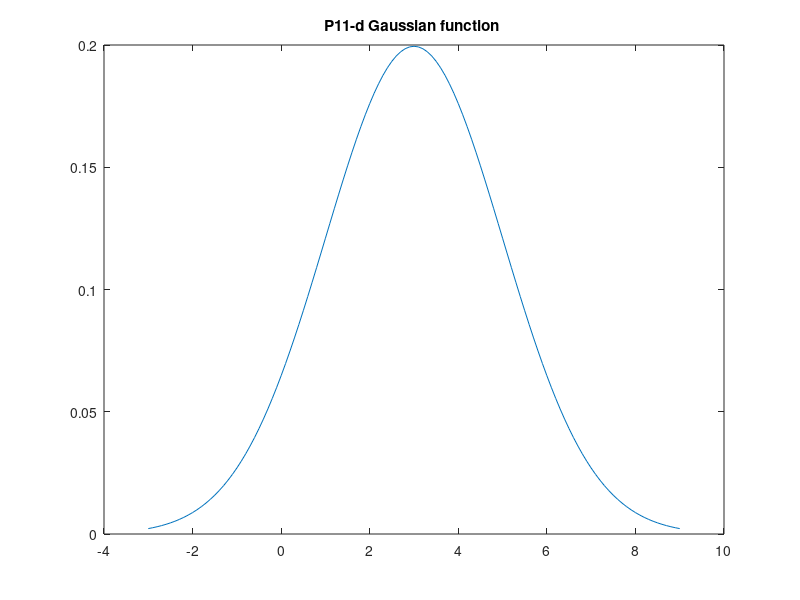
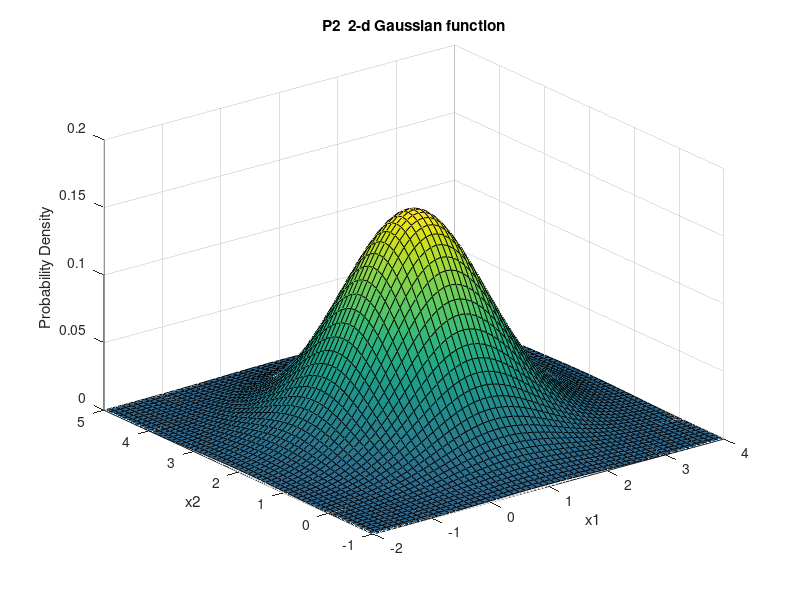

These figures' MATLAB source, in order: (Note: this script raises an error after producing the figures.)
% HW1 p1

x = [-3:.1:9]; % range
norm = normpdf(x,3,2); % range, avg, stddev
figure;
plot(x,norm);
title('P11-d Gaussian function ');

% HW1 p2
figure;
mu = [1 2];
Sigma = [1 0; 0 1]; % covariance
x1 = -2:.1:4; x2 = -1:.1:5; % (min, step , max)
[X1,X2] = meshgrid(x1,x2); 
F = mvnpdf([X1(:) X2(:)],mu,Sigma);
F = reshape(F,length(x2),length(x1));
surf(x1,x2,F);
caxis([min(F(:))-.5*range(F(:)),max(F(:))]);
axis([-2 4 -1 5 0 .2]);
xlabel('x1'); ylabel('x2'); zlabel('Probability Density');
title('P2  2-d Gaussian function');

% HW1 p3
rng default;
r= normrnd(0,1,10000,1); % mu, sigma, x = 100000 y = 1 (2d array)
figure;
histogram(r);
title('P3 1-d Gaussian random data');

% HW1 p4
mu = [1 2];
sigma = [3 0; 0 4];
rng default;  % For reproducibility
R = mvnrnd(mu,sigma,10000);
figure;
plot(R(:,1),R(:,2),'.');
title('P4 2-d Gaussian random data');
figure;
hist3([R(:,1),R(:,2)],'CDataMode','auto','FaceColor','interp','Ctrs', {-8:0.2:10 -10:0.2:14} );
title('P4 2-d Gaussian random data');
[n,z] = hist3([R(:,1),R(:,2)]);
%HW1 p5
figure;
contour(z{1},z{2},n);
title('P5 2-d Gaussian random data contour');

%HW1 p6
figure;
fplot(@(x) x-1)
title('P6 y=x-1');

%HW1 p7
figure;
ezplot('x^2 + y^2 - 1')
title('P7 x^2+y^2=1');

%HW1 p8
figure;
ezplot('x^2+y^2/4-1')
title('P8 x^2+y^2/4=1');

%HW1 p9
figure;
ezplot('x^2-y^2/4-1')
title('P9 x^2-y^2/4=1');

%HW1 p10
figure;
x=0:0.1:10
y = 2*x
plot(x,y,'.');
title('P10 2x-y=0')

%HW1 p11
figure;
x = -2:0.08:2;
py = sqrt(4-x.^2);
ny = -1* sqrt(4-x.^2);
plot([x x],[py ny],'.k');
title('P11 x^2+y^2=4');

%HW1 P12
